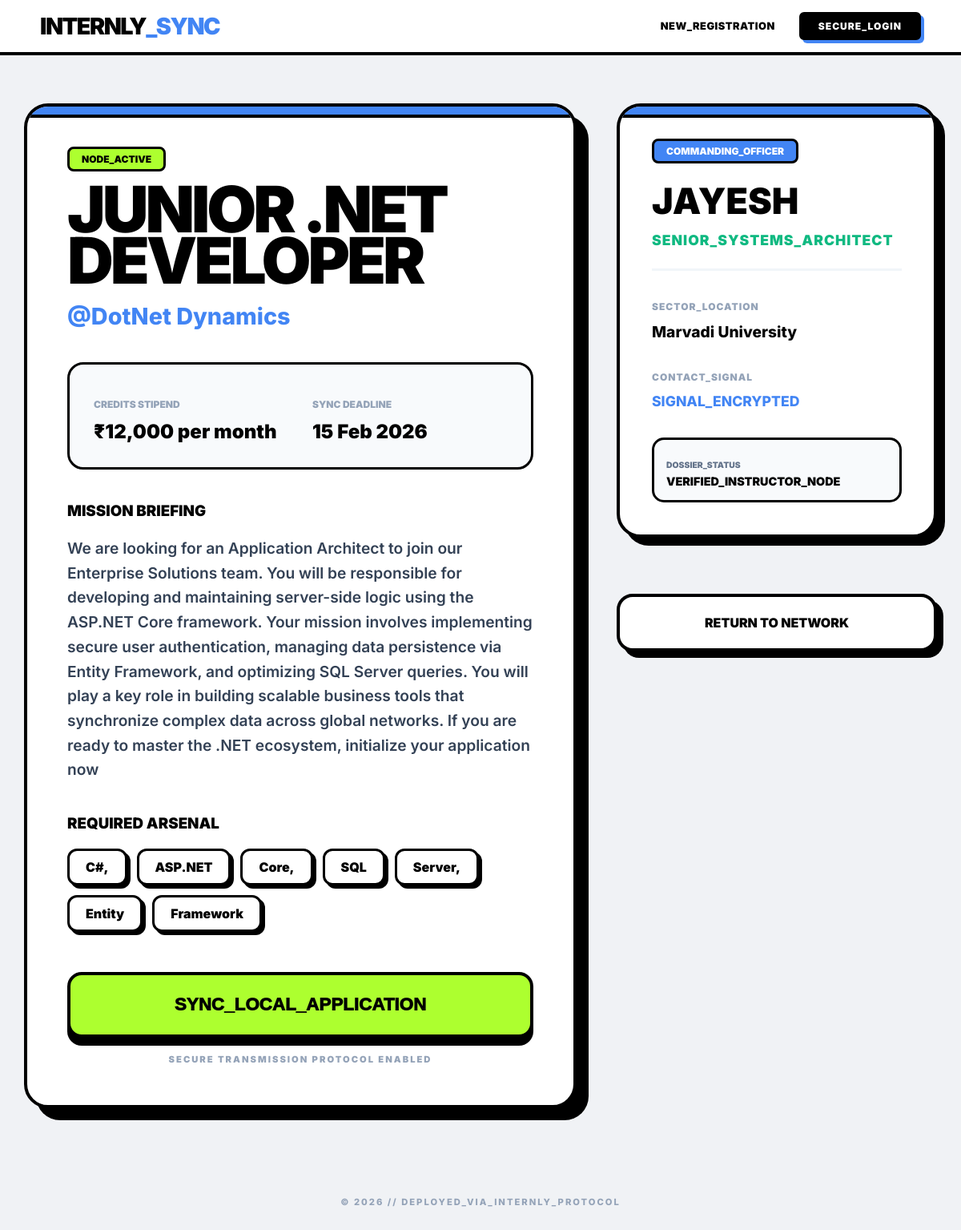
The app's page /internships/6/, older data.
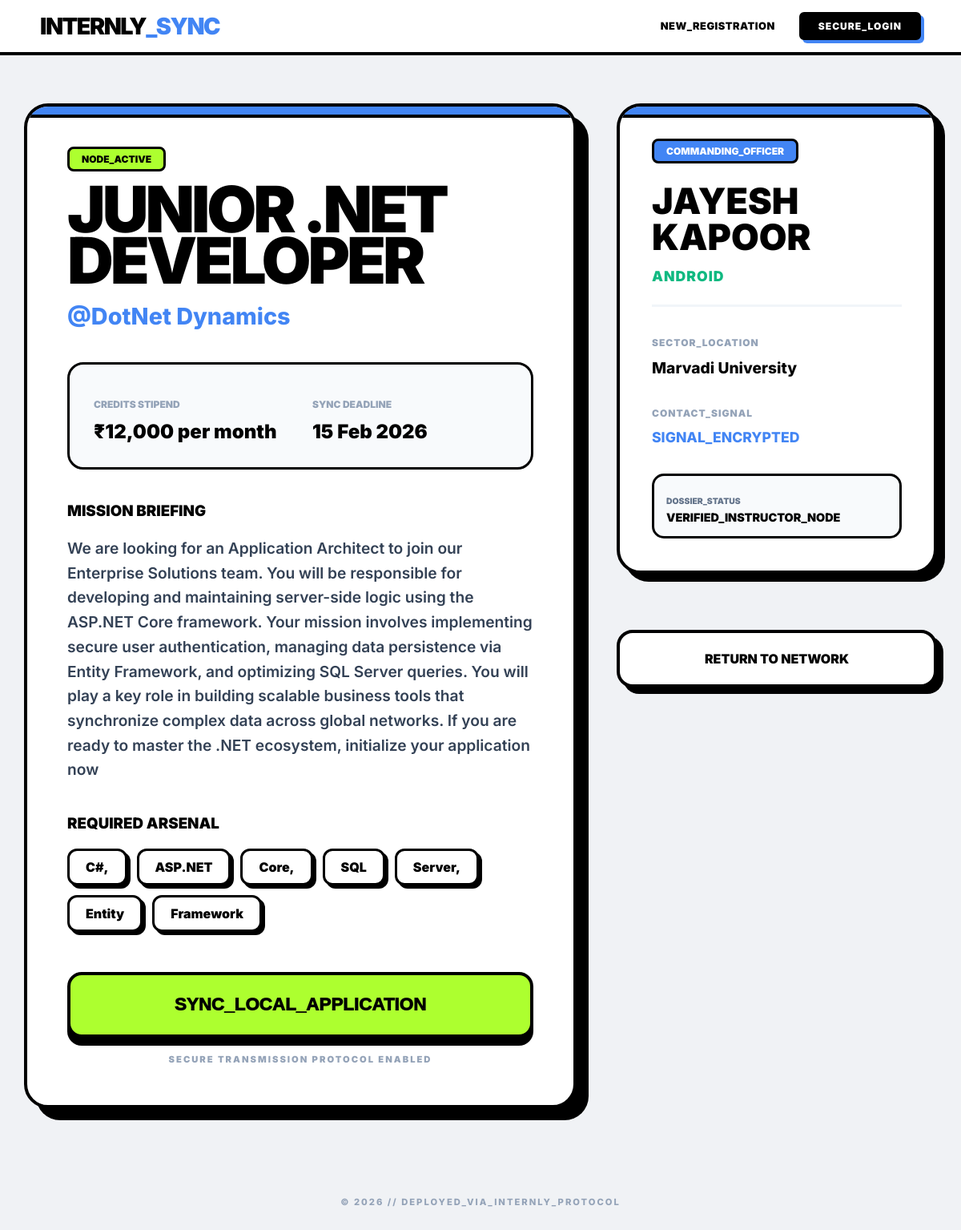
The same page, newer data.
### management/models.py (models this page shows, shortened)
class Internship(models.Model):
    faculty = models.ForeignKey(User, on_delete=models.CASCADE, related_name='posted_internships')
    title = models.CharField(max_length=200)
    company_name = models.CharField(max_length=200, default="Institutional Dept")
    stipend = models.CharField(max_length=100, blank=True, null=True)
    external_apply_link = models.URLField(blank=True, null=True)
    description = models.TextField()
    required_skills = models.TextField()
    location = models.CharField(max_length=100, default="Remote")
    deadline = models.DateTimeField()
    created_at = models.DateTimeField(auto_now_add=True)

class UserProfile(models.Model):
    ROLE_CHOICES = (
        ('STUDENT', 'Student'),
        ('FACULTY', 'Faculty'),
    )
    user = models.OneToOneField(User, on_delete=models.CASCADE)
    role = models.CharField(max_length=10, choices=ROLE_CHOICES, default='STUDENT')
    full_name = models.CharField(max_length=100, blank=True, null=True)
    academy_name = models.CharField(max_length=200, blank=True, null=True)
    bio = models.TextField(blank=True, null=True)
    phone_number = models.CharField(max_length=15, blank=True, null=True)
    office_location = models.CharField(max_length=100, blank=True, null=True)
    research_interest = models.CharField(max_length=255, blank=True, null=True)
    major = models.CharField(max_length=100, blank=True, null=True)
    gpa = models.DecimalField(max_digits=4, decimal_places=2, blank=True, null=True)
    skills = models.TextField(blank=True, null=True)
    resume = models.FileField(upload_to='resumes/', blank=True, null=True)

### management/views.py (the view)
# urls.py: path('internships/<int:pk>/', views.internship_detail, name='internship_detail'),
def internship_detail(request, pk):
    internship = get_object_or_404(Internship, pk=pk)
    return render(request, 'management/internship_detail.html', {'internship': internship})

### management/templates/management/internship_detail.html (shortened to what the changed rows need)
{% extends 'management/base.html' %}
{% block content %}
<div style="max-width: 1300px; margin: 60px auto; padding: 0 30px;">
    <div style="display: grid; grid-template-columns: 1fr 400px; gap: 50px;">
        <div class="command-module">
            <div class="data-label" style="background: #adff2f; color: black;">Node_Active</div>
            <h1 class="glitch-header">{{ internship.title }}</h1>
            <p style="font-size: 1.8rem; font-weight: 800; color: #4285f4; margin: 20px 0;">@{{ internship.company_name }}</p>
            <div style="display: grid; grid-template-columns: 1fr 1fr; gap: 30px; margin: 40px 0; background: #f8fafc; padding: 30px; border: 3px solid black; border-radius: 20px;">
                <div>
                    <p style="font-weight: 900; color: #94a3b8; text-transform: uppercase; font-size: 0.75rem;">Credits Stipend</p>
                    <p style="font-weight: 900; font-size: 1.5rem; margin: 0;">{{ internship.stipend|default:"Non-Paid" }}</p>
                </div>
                <div>
                    <p style="font-weight: 900; color: #94a3b8; text-transform: uppercase; font-size: 0.75rem;">Sync Deadline</p>
                    <p style="font-weight: 900; font-size: 1.5rem; margin: 0;">{{ internship.deadline|date:"d M Y" }}</p>
                </div>
            </div>
            <h3 style="font-weight: 950; text-transform: uppercase; margin-bottom: 20px;">Mission Briefing</h3>
            <div style="font-size: 1.2rem; font-weight: 600; line-height: 1.6; color: #334155; margin-bottom: 40px;">
                {{ internship.description|linebreaks }}
            </div>
            <h3 style="font-weight: 950; text-transform: uppercase; margin-bottom: 20px;">Required Arsenal</h3>
            <div style="display: flex; flex-wrap: wrap; gap: 12px; margin-bottom: 50px;">
                {% for skill in internship.required_skills.split %}
                    <span style="background: white; border: 3px solid black; padding: 10px 20px; border-radius: 12px; font-weight: 900; box-shadow: 4px 4px 0px black;">{{ skill }}</span>
                {% endfor %}
            </div>
            <div>
                {% if internship.external_apply_link %}
                    <a href="{{ internship.external_apply_link }}" target="_blank" rel="noopener noreferrer" class="sync-btn-external">
                        INITIALIZE_EXTERNAL_APPLICATION (GOOGLE FORM)
                    </a>
                {% else %}
                    <form action="{% url 'apply_internship' internship.pk %}" method="POST">
                    </form>
                {% endif %}
                <span class="protocol-footer">SECURE TRANSMISSION PROTOCOL ENABLED</span>
            </div>
        </div>
        <div style="display: flex; flex-direction: column; gap: 40px;">
            <div class="command-module" style="padding: 40px; box-shadow: 10px 10px 0px black;">
                <div class="data-label" style="background: #4285f4; color: white; margin-bottom: 25px;">
                    Commanding_Officer
                </div>
                <h3 style="font-size: 2.8rem; font-weight: 900; margin: 0; line-height: 1; text-transform: uppercase;">
                    {{ internship.faculty.userprofile.full_name|default:internship.faculty.username }}
                </h3>
                <p style="font-weight: 950; color: #10b981; font-size: 1.1rem; text-transform: uppercase; margin: 15px 0; letter-spacing: 1px;">
                    {{ internship.faculty.userprofile.research_interest|default:"Senior_Systems_Architect" }}
                </p>
                <hr style="border: none; border-top: 3px solid #f1f5f9; margin: 25px 0;">
                <div style="display: flex; flex-direction: column; gap: 25px;">
                    <div>
                        <p style="font-weight: 900; color: #94a3b8; text-transform: uppercase; font-size: 0.75rem; letter-spacing: 1px;">Sector_Location</p>
                        <p style="font-weight: 800; font-size: 1.2rem; margin: 5px 0 0;">
                            {{ internship.faculty.userprofile.office_location|default:"Marvadi University" }}
                        </p>
                    </div>
                    <div>
                        <p style="font-weight: 900; color: #94a3b8; text-transform: uppercase; font-size: 0.75rem; letter-spacing: 1px;">Contact_Signal</p>
                        <p style="font-weight: 800; font-size: 1.1rem; margin: 5px 0 0; color: #4285f4;">
                            {{ internship.faculty.email|default:"SIGNAL_ENCRYPTED" }}
                        </p>
                    </div>
                    <div style="margin-top: 10px; padding: 15px; border: 3px solid black; border-radius: 15px; background: #f8fafc;">
                    </div>
                </div>
            </div>
        </div>
    </div>
</div>
{% endblock %}

Row changes from the older to the newer data that the page shows:
changed through a linked row, Internship "JUNIOR .NET DEVELOPER": faculty.userprofile.full_name "JAYESH" → "JAYESH KAPOOR"; faculty.userprofile.research_interest "SENIOR_SYSTEMS_ARCHITECT" → "ANDROID"
